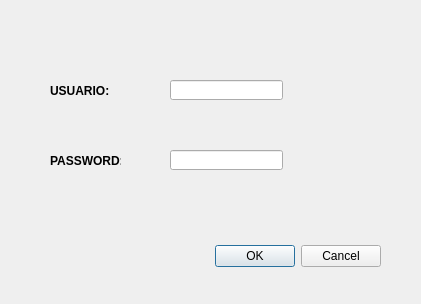
<?xml version="1.0" encoding="UTF-8"?>
<ui version="4.0">
 <class>Dialog</class>
 <widget class="QDialog" name="Dialog">
  <property name="geometry">
   <rect>
    <x>0</x>
    <y>0</y>
    <width>421</width>
    <height>304</height>
   </rect>
  </property>
  <property name="windowTitle">
   <string>Dialog</string>
  </property>
  <widget class="QDialogButtonBox" name="buttonBox">
   <property name="geometry">
    <rect>
     <x>40</x>
     <y>240</y>
     <width>341</width>
     <height>32</height>
    </rect>
   </property>
   <property name="orientation">
    <enum>Qt::Horizontal</enum>
   </property>
   <property name="standardButtons">
    <set>QDialogButtonBox::Cancel|QDialogButtonBox::Ok</set>
   </property>
  </widget>
  <widget class="QLabel" name="label">
   <property name="geometry">
    <rect>
     <x>50</x>
     <y>80</y>
     <width>81</width>
     <height>21</height>
    </rect>
   </property>
   <property name="font">
    <font>
     <weight>75</weight>
     <bold>true</bold>
    </font>
   </property>
   <property name="text">
    <string>USUARIO:</string>
   </property>
  </widget>
  <widget class="QLineEdit" name="campo_texto_1">
   <property name="geometry">
    <rect>
     <x>170</x>
     <y>80</y>
     <width>113</width>
     <height>20</height>
    </rect>
   </property>
  </widget>
  <widget class="QLineEdit" name="campo_texto_2">
   <property name="geometry">
    <rect>
     <x>170</x>
     <y>150</y>
     <width>113</width>
     <height>20</height>
    </rect>
   </property>
  </widget>
  <widget class="QLabel" name="label_2">
   <property name="geometry">
    <rect>
     <x>50</x>
     <y>150</y>
     <width>71</width>
     <height>21</height>
    </rect>
   </property>
   <property name="font">
    <font>
     <weight>75</weight>
     <bold>true</bold>
    </font>
   </property>
   <property name="text">
    <string>PASSWORD:</string>
   </property>
  </widget>
 </widget>
 <resources/>
 <connections>
  <connection>
   <sender>buttonBox</sender>
   <signal>accepted()</signal>
   <receiver>Dialog</receiver>
   <slot>accept()</slot>
   <hints>
    <hint type="sourcelabel">
     <x>248</x>
     <y>254</y>
    </hint>
    <hint type="destinationlabel">
     <x>157</x>
     <y>274</y>
    </hint>
   </hints>
  </connection>
  <connection>
   <sender>buttonBox</sender>
   <signal>rejected()</signal>
   <receiver>Dialog</receiver>
   <slot>reject()</slot>
   <hints>
    <hint type="sourcelabel">
     <x>316</x>
     <y>260</y>
    </hint>
    <hint type="destinationlabel">
     <x>286</x>
     <y>274</y>
    </hint>
   </hints>
  </connection>
 </connections>
</ui>
